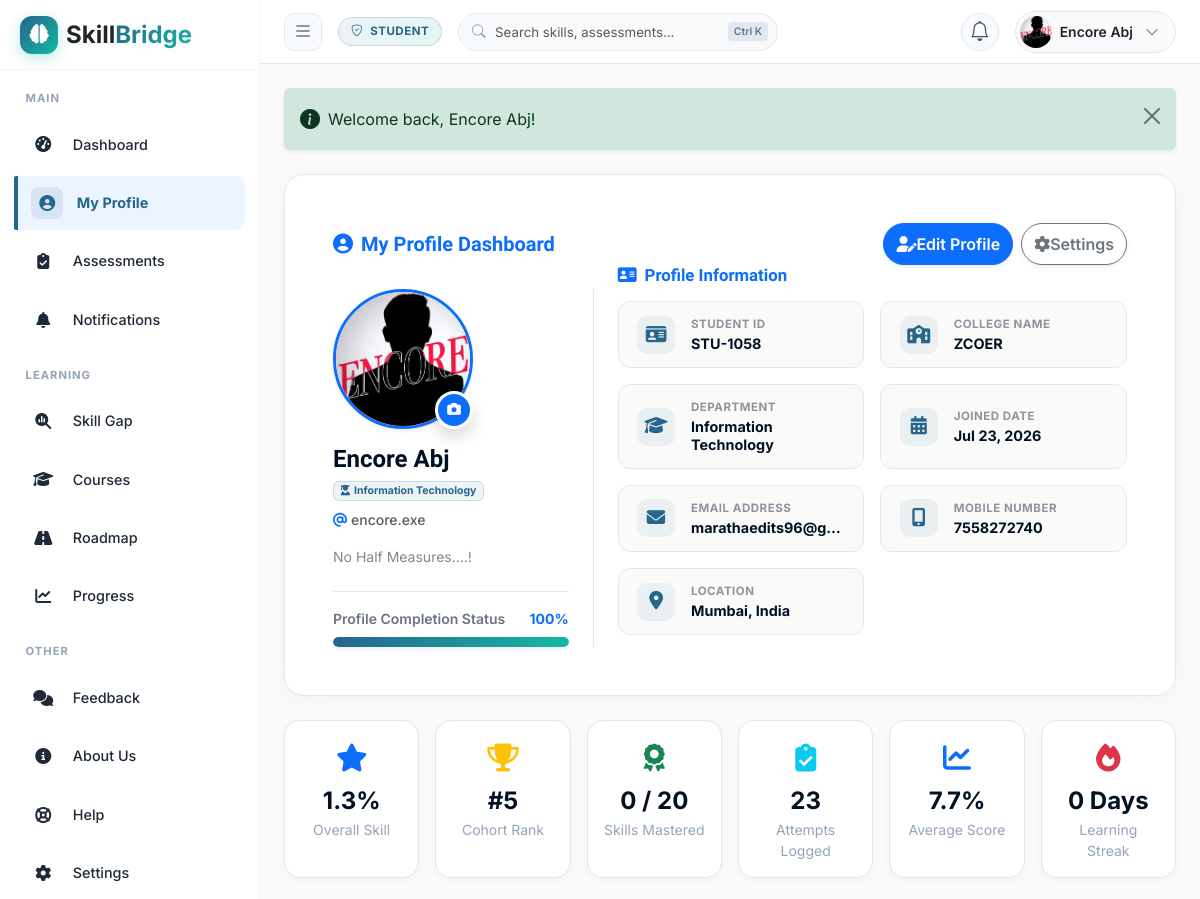
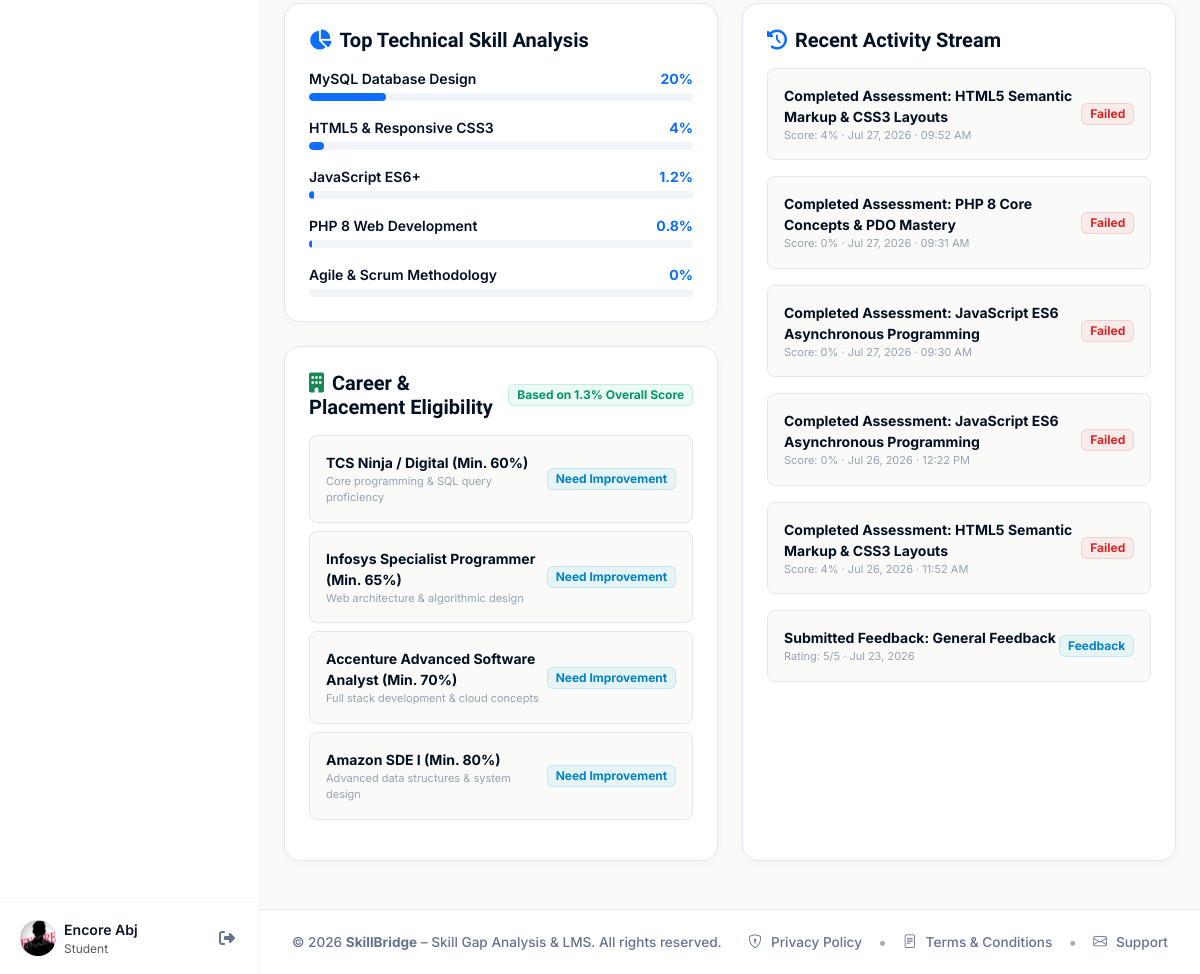
The app's page /student/profile.php (signed in) with its own data (2 pictures, top to bottom).
### tables this page shows
CREATE TABLE `students` (
  `id` int(11) NOT NULL,
  `user_id` int(11) NOT NULL,
  `student_code` varchar(20) NOT NULL,
  `first_name` varchar(50) NOT NULL,
  `last_name` varchar(50) NOT NULL,
  `college_name` varchar(255) DEFAULT NULL,
  `avatar` varchar(255) DEFAULT 'default-avatar.png',
  `bio` varchar(255) DEFAULT NULL,
  `city_location` varchar(100) DEFAULT NULL,
  `phone` varchar(20) DEFAULT NULL,
  `department` varchar(100) NOT NULL DEFAULT 'Computer Science',
  `current_semester` int(11) NOT NULL DEFAULT 1,
  `created_at` datetime DEFAULT current_timestamp()
);

CREATE TABLE `users` (
  `id` int(11) NOT NULL,
  `username` varchar(50) NOT NULL,
  `email` varchar(100) NOT NULL,
  `password` varchar(255) NOT NULL,
  `role` enum('student','faculty','admin') NOT NULL DEFAULT 'student',
  `status` varchar(20) NOT NULL DEFAULT 'active',
  `remember_token` varchar(255) DEFAULT NULL,
  `reset_token` varchar(255) DEFAULT NULL,
  `reset_token_expiry` datetime DEFAULT NULL,
  `email_verified` tinyint(1) NOT NULL DEFAULT 1,
  `email_verification_otp` varchar(10) DEFAULT NULL,
  `otp_expiry` datetime DEFAULT NULL,
  `created_at` datetime DEFAULT current_timestamp(),
  `updated_at` datetime DEFAULT current_timestamp() ON UPDATE current_timestamp(),
  `theme` varchar(20) NOT NULL DEFAULT 'system'
);

CREATE TABLE `skills` (
  `id` int(11) NOT NULL,
  `name` varchar(100) NOT NULL,
  `category` varchar(50) NOT NULL DEFAULT 'Technical',
  `description` text DEFAULT NULL,
  `created_at` datetime DEFAULT current_timestamp()
);

CREATE TABLE `assessment_results` (
  `id` int(11) NOT NULL,
  `student_id` int(11) NOT NULL,
  `assessment_id` int(11) NOT NULL,
  `total_questions` int(11) NOT NULL DEFAULT 10,
  `correct_answers` int(11) NOT NULL DEFAULT 0,
  `score_obtained` decimal(5,2) NOT NULL DEFAULT 0.00,
  `score_percentage` decimal(5,2) NOT NULL DEFAULT 0.00,
  `status` enum('pass','fail') NOT NULL DEFAULT 'fail',
  `time_taken_seconds` int(11) NOT NULL DEFAULT 0,
  `completed_at` datetime DEFAULT current_timestamp()
);

CREATE TABLE `assessments` (
  `id` int(11) NOT NULL,
  `title` varchar(150) NOT NULL,
  `description` text DEFAULT NULL,
  `skill_id` int(11) NOT NULL,
  `created_by_faculty_id` int(11) NOT NULL,
  `duration_minutes` int(11) NOT NULL DEFAULT 30,
  `passing_marks` int(11) NOT NULL DEFAULT 6,
  `total_marks` int(11) NOT NULL DEFAULT 10,
  `difficulty_level` enum('beginner','easy','intermediate','advanced','expert') NOT NULL DEFAULT 'intermediate',
  `status` enum('draft','active','archived') NOT NULL DEFAULT 'active',
  `created_at` datetime DEFAULT current_timestamp()
);

CREATE TABLE `feedback` (
  `id` int(11) NOT NULL,
  `user_id` int(11) NOT NULL,
  `user_role` enum('student','faculty','admin') NOT NULL DEFAULT 'student',
  `category` varchar(100) NOT NULL,
  `rating` int(11) NOT NULL DEFAULT 5,
  `message` text NOT NULL,
  `status` enum('pending','reviewed','resolved') NOT NULL DEFAULT 'pending',
  `created_at` timestamp NOT NULL DEFAULT current_timestamp()
);

### student/profile.php (the view, shortened to what the rows shown need)
<?php
require_once __DIR__ . '/../config/database.php';
require_once __DIR__ . '/../includes/functions.php';
$studentId = $_SESSION['profile_id'];
$userId    = $_SESSION['user_id'];
$db        = Database::getInstance();
$student = $db->fetch(
    "SELECT s.*, u.username, u.email, u.role, u.created_at as user_created
     FROM students s
     JOIN users u ON s.user_id = u.id
     WHERE s.id = ?",
    [$studentId]
);
$studentName = htmlspecialchars(($student['first_name'] ?? 'Student') . ' ' . ($student['last_name'] ?? ''));
$skillsList = $db->fetchAll("SELECT id, name FROM skills ORDER BY name ASC");
$topSkillAnalysis = [];
foreach ($skillsList as $sk) {
    $weighted = calculate_weighted_skill_percentage($studentId, (int)$sk['id']);
    $pct = (float)$weighted['overall_percentage'];
    $topSkillAnalysis[] = [
        'name' => $sk['name'],
        'percentage' => round($pct, 1)
    ];
}
usort($topSkillAnalysis, fn($a, $b) => $b['percentage'] <=> $a['percentage']);
$top5Skills = array_slice($topSkillAnalysis, 0, 5);
$recentAttempts = $db->fetchAll(
    "SELECT ar.*, a.title as assessment_title
     FROM assessment_results ar
     JOIN assessments a ON ar.assessment_id = a.id
     WHERE ar.student_id = ?
     ORDER BY ar.completed_at DESC LIMIT 5",
    [$studentId]
);
$recentFeedback = $db->fetchAll(
    "SELECT * FROM feedback WHERE user_id = ? ORDER BY created_at DESC LIMIT 3",
    [$userId]
);
include __DIR__ . '/../includes/header.php';
?>
<div class="dash-content">
  <div class="saas-card p-4 p-md-5 mb-4 position-relative overflow-hidden profile-card-custom" id="profile-information">
    <div class="row g-4 align-items-stretch">
      <div class="col-lg-4 col-md-5 col-12 border-lg-end pe-lg-4 d-flex flex-column justify-content-between">
        <div>
          <div class="profile-avatar-container mb-3">
            <?php
              $avatarPath = resolve_avatar_url($student['avatar'] ?? '', 'student');
            ?>
            <div class="rounded-circle overflow-hidden border border-3 border-primary shadow-sm" style="width: 100%; height: 100%;">
              <img src="<?= $avatarPath ?>" alt="<?= $studentName ?>">
            </div>
          </div>
          <div class="text-center text-md-start mb-3">
            <h2 class="fw-bold mb-1" style="color: var(--text-heading); font-size: 1.5rem;"><?= $studentName ?></h2>
            <div class="small" style="color: var(--text-muted); font-weight: 500;">
              <span class="badge saas-badge-primary mb-2">
                <i class="fa-solid fa-user-graduate me-1"></i><?= !empty($student['department']) ? htmlspecialchars($student['department']) : 'Not Provided' ?>
              </span>
              <div class="text-muted"><i class="fa-solid fa-at text-primary me-1 text-lowercase"></i><?= !empty($student['username']) ? htmlspecialchars($student['username']) : 'Not Provided' ?></div>
            </div>
          </div>
          <div class="mb-4 text-center text-md-start">
            <p class="small leading-relaxed" style="color: var(--text-secondary); opacity: 0.85; font-style: <?= empty($student['bio']) ? 'italic' : 'normal' ?>;">
              <?= !empty($student['bio']) ? nl2br(htmlspecialchars($student['bio'])) : 'No bio added yet. Click \'Edit Profile\' to add one.' ?>
            </p>
          </div>
        </div>
      </div>
      <div class="col-lg-8 col-md-7 col-12 ps-lg-4 mt-md-0 mt-4">
        <div class="h-100 d-flex flex-column justify-content-between">
          <div>
            <div class="row g-3">
              <div class="col-md-6 col-12">
                <div class="info-item-card">
                  <div>
                    <div class="info-item-label">Student ID</div>
                    <div class="info-item-value"><?= !empty($student['student_code']) ? htmlspecialchars($student['student_code']) : 'Not Provided' ?></div>
                  </div>
                </div>
              </div>
              <div class="col-md-6 col-12">
                <div class="info-item-card">
                  <div>
                    <div class="info-item-label">College Name</div>
                    <div class="info-item-value"><?= !empty($student['college_name']) ? htmlspecialchars($student['college_name']) : 'Not Provided' ?></div>
                  </div>
                </div>
              </div>
              <div class="col-md-6 col-12">
                <div class="info-item-card">
                  <div>
                    <div class="info-item-label">Department</div>
                    <div class="info-item-value"><?= !empty($student['department']) ? htmlspecialchars($student['department']) : 'Not Provided' ?></div>
                  </div>
                </div>
              </div>
              <div class="col-md-6 col-12">
                <div class="info-item-card">
                  <div>
                    <div class="info-item-label">Joined Date</div>
                    <div class="info-item-value"><?= !empty($student['user_created']) ? date('M d, Y', strtotime($student['user_created'])) : 'Not Provided' ?></div>
                  </div>
                </div>
              </div>
              <div class="col-md-6 col-12">
                <div class="info-item-card">
                  <div class="text-truncate" style="max-width: calc(100% - 50px);">
                    <div class="info-item-label">Email Address</div>
                    <div class="info-item-value text-truncate" title="<?= htmlspecialchars($student['email'] ?? '') ?>"><?= !empty($student['email']) ? htmlspecialchars($student['email']) : 'Not Provided' ?></div>
                  </div>
                </div>
              </div>
              <div class="col-md-6 col-12">
                <div class="info-item-card">
                  <div>
                    <div class="info-item-label">Mobile Number</div>
                    <div class="info-item-value"><?= !empty($student['phone']) ? htmlspecialchars($student['phone']) : 'Not Provided' ?></div>
                  </div>
                </div>
              </div>
              <div class="col-md-6 col-12">
                <div class="info-item-card">
                  <div>
                    <div class="info-item-label">Location</div>
                    <div class="info-item-value"><?= !empty(trim($student['city_location'] ?? '')) ? htmlspecialchars($student['city_location']) : 'Not Provided' ?></div>
                  </div>
                </div>
              </div>
            </div>
          </div>
        </div>
      </div>
    </div>
  </div>
  <div class="row g-4 mb-4">
    <div class="col-lg-6">
      <div class="saas-card p-4 mb-4">
        <?php if (empty($top5Skills)): ?>
          <p class="small mb-0" style="color: var(--text-muted);">No skill assessments completed yet.</p>
        <?php else: ?>
          <div class="d-flex flex-column gap-3">
            <?php foreach ($top5Skills as $sk): ?>
              <div>
                <div class="d-flex justify-content-between small fw-semibold mb-1">
                  <span style="color: var(--text-heading);"><?= htmlspecialchars($sk['name']) ?></span>
                  <span class="text-primary fw-bold"><?= $sk['percentage'] ?>%</span>
                </div>
                <div class="progress rounded-pill" style="height: 8px; background: var(--bg-muted);">
                  <div class="progress-bar rounded-pill bg-primary" style="width: <?= $sk['percentage'] ?>%;"></div>
                </div>
              </div>
            <?php endforeach; ?>
          </div>
        <?php endif; ?>
      </div>
    </div>
    <div class="col-lg-6">
      <div class="saas-card p-4 h-100">
        <?php if (empty($recentAttempts) && empty($recentFeedback)): ?>
          <div class="text-center py-5 text-muted">
            <div class="fs-1 opacity-25 mb-2"><i class="fa-solid fa-calendar-xmark"></i></div>
            <p class="small mb-0" style="color: var(--text-muted);">No recent activity recorded yet.</p>
          </div>
        <?php else: ?>
          <div class="d-flex flex-column gap-3">
            <?php foreach ($recentAttempts as $att): ?>
              <div class="p-3 rounded-3 d-flex justify-content-between align-items-center" style="background: var(--bg-alt); border: 1px solid var(--border);">
                <div>
                  <div class="fw-bold small" style="color: var(--text-heading);">
                    Completed Assessment: <?= htmlspecialchars($att['assessment_title']) ?>
                  </div>
                  <div style="font-size: 11px; color: var(--text-muted);">
                    Score: <?= (float)$att['score_percentage'] ?>% · <?= date('M d, Y · h:i A', strtotime($att['completed_at'])) ?>
                  </div>
                </div>
                <span class="badge <?= ($att['status'] === 'pass') ? 'saas-badge-success' : 'saas-badge-danger' ?>">
                  <?= ($att['status'] === 'pass') ? 'Passed' : 'Failed' ?>
                </span>
              </div>
            <?php endforeach; ?>
            <?php foreach ($recentFeedback as $fb): ?>
              <div class="p-3 rounded-3 d-flex justify-content-between align-items-center" style="background: var(--bg-alt); border: 1px solid var(--border);">
                <div>
                  <div class="fw-bold small" style="color: var(--text-heading);">
                    Submitted Feedback: <?= htmlspecialchars($fb['category']) ?>
                  </div>
                  <div style="font-size: 11px; color: var(--text-muted);">
                    Rating: <?= (int)$fb['rating'] ?>/5 · <?= date('M d, Y', strtotime($fb['created_at'])) ?>
                  </div>
                </div>
                <span class="badge saas-badge-info">Feedback</span>
              </div>
            <?php endforeach; ?>
          </div>
        <?php endif; ?>
      </div>
    </div>
  </div>
</div>
<?php include __DIR__ . '/../includes/footer.php'; ?>

### records on screen
students: avatar (picture), studentName "Encore Abj", department "Information Technology", user.username "encore.exe", bio "No Half Measures....!", student_code "STU-1058", college_name "ZCOER", user.created_at "Jul 23, 2026", user.email "marathaedits96@g…", phone "7558272740", city_location "Mumbai, India"
skills: name "HTML5 & Responsive CSS3", id "4"
assessment_results: assessment.title "HTML5 Semantic Markup & CSS3 Layouts", score_percentage "4", completed_at "Jul 27, 2026 · 09:52 AM", status "Failed"
assessment_results: assessment.title "PHP 8 Core Concepts & PDO Mastery", score_percentage "0", completed_at "Jul 27, 2026 · 09:31 AM", status "Failed"
assessment_results: assessment.title "JavaScript ES6 Asynchronous Programming", score_percentage "0", completed_at "Jul 27, 2026 · 09:30 AM", status "Failed"
assessment_results: assessment.title "JavaScript ES6 Asynchronous Programming", score_percentage "0", completed_at "Jul 26, 2026 · 12:22 PM", status "Failed"
assessment_results: assessment.title "HTML5 Semantic Markup & CSS3 Layouts", score_percentage "4", completed_at "Jul 26, 2026 · 11:52 AM", status "Failed"
feedback: category "General Feedback", rating "5", created_at "Jul 23, 2026"

### other values on screen
$sidebarUserName "Encore Abj"
$sidebarSubTitle "Student"
$userRole "STUDENT"
$fullName "Encore Abj"
$flash['message'] "Welcome back, Encore Abj!"
$completionPct "100"
$overallSkillScore "1.3"
$cohortRank "5"
$masteredSkillsCount "0"
$totalSkillsCount "20"
$attemptsCount "23"
$avgScore "7.7"
$learningStreak "0"
$sk['name'] "MySQL Database Design"
$sk['percentage'] "20"
